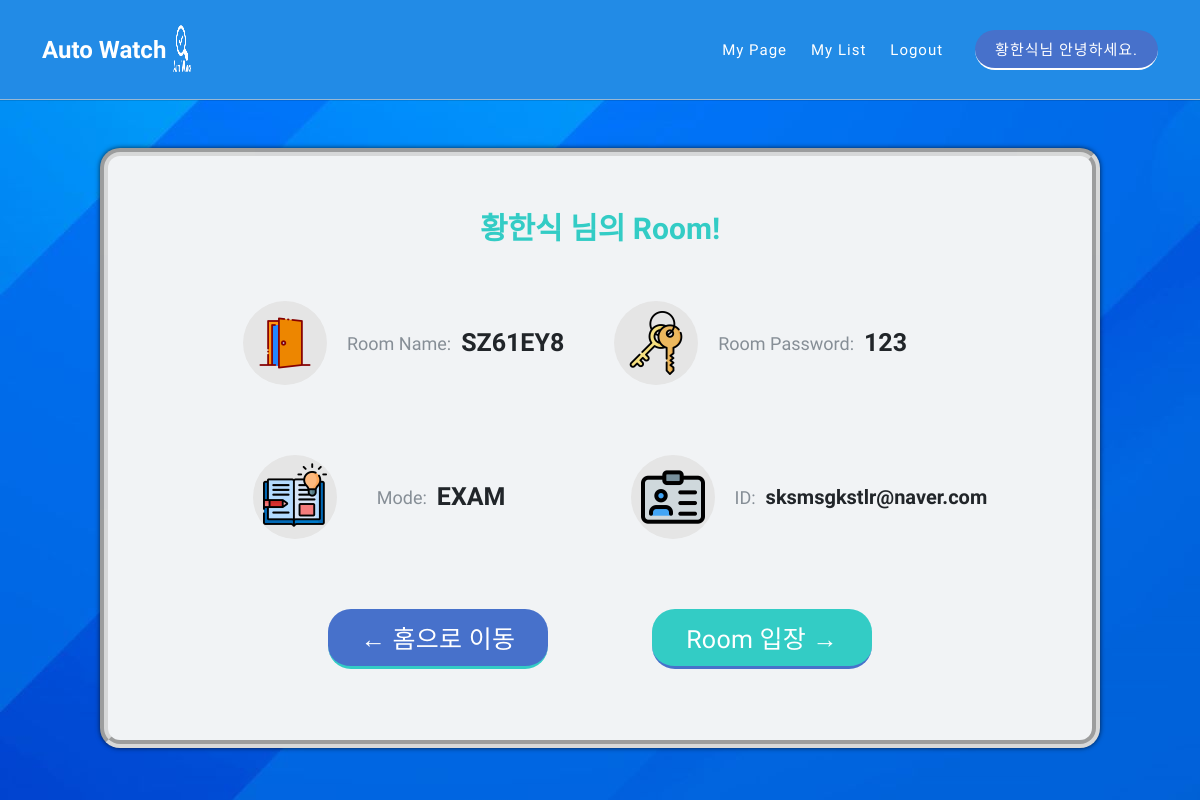
The page /main/makeroom/success (signed in) on the database its author committed.
### home/models.py (models this page shows, shortened)
class User(models.Model):
    email = models.EmailField(max_length=128, verbose_name="아이디")
    username = models.CharField(max_length=64, verbose_name="사용자명")
    password = models.CharField(max_length=64, verbose_name="비밀번호")
    registerd_date = models.DateTimeField(
        auto_now_add=True, verbose_name='가입시간')
    image = models.ImageField(
        default="face-recognition.png", verbose_name='이미지', storage=OverwriteStorage())
    check = models.BooleanField(default=False)        # 앱 인증 완료시 true
    class Meta:
        db_table = 'hasik_user'
        verbose_name = '사용자 명단'
        verbose_name_plural = '사용자 명단'  # 복수명 설정

### main/models.py (models this page shows, shortened)
class Room(models.Model):
    room_name = models.CharField(max_length=128, verbose_name="방 이름")
    room_password = models.CharField(max_length=64, verbose_name="방 비밀번호")
    file = models.FileField(upload_to="room", verbose_name="파일", default="NULL")
    mode = models.CharField(max_length=64, verbose_name="모드", default="NULL")
    maker = models.EmailField(max_length=64, verbose_name="생성자", default="NULL")
    make_date = models.DateTimeField(auto_now_add=True, verbose_name='생성 날짜')
    member_list = models.CharField(max_length=64, verbose_name='회원명단리스트',default=None)
    class Meta:
        db_table = 'room'
        verbose_name = 'Room 명단'
        verbose_name_plural = 'Room 명단'

### main/views.py (the view, shortened to what this page needs)
# urls.py: path('makeroom/success', views.make_success),
def make_success(request):
    res_data = {}
    fs = FileSystemStorage()
    room_session = request.session.get('room_name')   # 아까 POST 할때 session에 저장한 값 불러옴
    user_session = request.session.get('user')
    if room_session and user_session:
        user = User.objects.get(pk=user_session)    # 로그인 체크
        res_data['username'] = user.username        # mypage 정보
        res_data['email'] = user.email
        res_data['register'] = user.registerd_date
        room = Room.objects.get(room_name=room_session)
        res_data['room_name'] = room.room_name
        res_data['room_password'] = room.room_password
        res_data['mode'] = room.mode
        res_data['maker'] = room.maker
        res_data['userimg'] = fs.url(user.image)
        if res_data['userimg'] == "/media/":               # 이미지 체크
            res_data['img_check'] = 0
        else:
            res_data['img_check'] = 1
        if request.method == 'GET':
            return render(request, 'make_success.html', res_data)
    else:
        return redirect('/login')

### main/templates/make_success.html (shortened to what this page needs)
{%extends 'base.html'%}
{% block content%}
    <div class="success">
        <span id="success-main-text" class="animate__animated animate__heartBeat animate__delay-1s">{{username}} 님의
            Room!</span>
        <div class="rn">
            <div class="img-background">
                <img src="/static/assets/images/door_name.png" alt="">
            </div>
            <span class="sub-text1">Room Name: </span><span class="main-text1">{{room_name}}</span>
            <div class="img-background">
                <img src="/static/assets/images/keys.png" alt="">
            </div>
            <span class="sub-text2">Room Password: </span><span class="main-text2">{{room_password}}</span>
        </div>
        <div class="rm">
            <div class="img-background">
                <img src="/static/assets/images/open-book.png" alt="" id="mode-img">
            </div>
            <span class="sub-text3">Mode: </span><span class="main-text3">{{mode}}</span>
            <div class="img-background">
                <img src="/static/assets/images/name.png" alt="">
            </div>
            <span class="sub-text4">ID: </span><span class="main-text4">{{maker}}</span>
        </div>
        <div class="success-btn">
            <form method="POST">
                <input type="button" id="move-home-btn" value="← 홈으로 이동" onclick="location.href='/main'">
                <button>Room 입장 →</button>
            </form>
        </div>
    </div>
{% endblock%}

### main/templates/base.html (shortened to what this page needs)
<!DOCTYPE html>
<html lang="ko" id="html">
<head>
    <link href="/static/vendor/bootstrap/css/bootstrap.min.css" rel="stylesheet">
    <link rel="stylesheet" href="/static/assets/css/fontawesome.css">
    <link rel="stylesheet" href="/static/assets/css/templatemo-seo-dream.css?after">
    <link rel="stylesheet" href="/static/assets/css/main.css">
    <link rel="stylesheet" href="/static/assets/css/makeroom.css">
    <link rel="stylesheet" href="/static/assets/css/enterroom.css?after">
    <link rel="stylesheet" href="/static/assets/css/list.css">
    <link rel="stylesheet" href="/static/assets/css/animated.css">
    <link rel="stylesheet" href="https://cdnjs.cloudflare.com/ajax/libs/animate.css/4.1.1/animate.min.css"/>
    <link rel="stylesheet" href="/static/assets/css/owl.css">
</head>
<body>
  <div class="king" id="king">
    <div class="animate__animated animate__fadeInDown animate__delay-0.8s">
      <header class="header-area">
        <div class="container">
          <div class="row">
            <div class="col-12">
                <nav class="main-nav">
                  <a href="/main" class="logo">
                    <h4>Auto Watch <img src="/static/assets/images/자동감시로고_-removebg-preview.png" alt="" class="auto_logo"></h4>
                  </a>
                  <ul class="nav">
                    <li class="scroll-to-section"><a id="nav_mypage" name="nav_mypage">My page</a></li>
                    <li class="scroll-to-section"><a href="/main/list">My List</a></li>
                    <li class="scroll-to-section"><a href="/logout">Logout</a></li>
                    <li class="scroll-to-section"><div class="main-blue-button"><a id="nav_mypage2" name="nav_mypage2">{{username}}님 안녕하세요.</a></div></li>
                  </ul>
                </nav>
            </div>
          </div>
        </div>
      </header>
    </div>
    <div class="main">
      <div class="inner">
        {%block content%}
        {% endblock %}
      </div>
    </div>
  </div>
</body>
</html>

### static/assets/css/templatemo-seo-dream.css (style rules this page uses)
* { margin: 0; padding: 0; border: 0; outline: 0; }
ul, li { padding: 0; margin: 0; list-style: none; }
header, nav, section, article, aside, footer, hgroup { display: block; }
* { box-sizing: border-box; }
html, body { font-family: 'fontawesome-webfont', sans-serif; font-weight: 400; background-color: #fff; -ms-text-size-adjust: 100%; -webkit-font-smoothing: antialiased; -moz-osx-font-smoothing: grayscale; }
a { text-decoration: none; }
img { width: 100%; overflow: hidden; }
html, body { background: #fff; font-family: 'Open Sans', sans-serif; }
.main-blue-button a { display: inline-block; background-color: #4771cb; font-size: 15px; font-weight: 400; color: #fff; text-transform: capitalize; padding: 12px 25px; border-radius: 23px; letter-spacing: 0.25px; border-bottom: 2px solid #fff!important; transition: all .3s; }
.header-area { background-color: #228be6; border-bottom: 1px solid rgba(204,204,204, 0.7); box-shadow: 0 0 1px rgba(0,0,0, 0.7); position: absolute; top: 0px; left: 0px; right: 0px; z-index: 100; height: 100px; -webkit-transition: all .5s ease 0s; -moz-transition: all .5s ease 0s; -o-transition: all .5s ease 0s; transition: all .5s ease 0s; }
.header-area .main-nav { min-height: 80px; background: transparent; }
.header-area .main-nav .logo { float: left; -webkit-transition: all 0.3s ease 0s; -moz-transition: all 0.3s ease 0s; -o-transition: all 0.3s ease 0s; transition: all 0.3s ease 0s; }
.header-area .main-nav .logo h4 { font-size: 30px; font-weight: 800; text-transform: capitalize; color: #fff; line-height: 100px; float: left; width: 300px; -webkit-transition: all 0.3s ease 0s; -moz-transition: all 0.3s ease 0s; -o-transition: all 0.3s ease 0s; transition: all 0.3s ease 0s; }
.header-area .main-nav .logo h4 img { margin-top: 10px; width: 80px; height: 80px; }
.header-area .main-nav .nav { float: right; margin-top: 30px; margin-right: 0px; background-color: transparent; -webkit-transition: all 0.3s ease 0s; -moz-transition: all 0.3s ease 0s; -o-transition: all 0.3s ease 0s; transition: all 0.3s ease 0s; position: relative; z-index: 999; }
.header-area .main-nav .nav li { padding-left: 20px; padding-right: 20px; }
.header-area .main-nav .nav li:last-child { padding-right: 0px; padding-left: 40px; }
.header-area .main-nav .nav li:last-child a , .background-header .main-nav .nav li:last-child a { padding: 0px 20px; font-weight: 400; }
.header-area .main-nav .nav li a { display: block; font-weight: 500; font-size: 15px; color: #fff; text-transform: capitalize; -webkit-transition: all 0.3s ease 0s; -moz-transition: all 0.3s ease 0s; -o-transition: all 0.3s ease 0s; transition: all 0.3s ease 0s; height: 40px; line-height: 40px; border: transparent; letter-spacing: 1px; }
.header-area .nav { margin-top: 30px; }
@media (max-width: 1200px) { .header-area .main-nav .nav li { padding-left: 12px; padding-right: 12px; } }
@media (max-width: 1200px) { .header-area .main-nav:before { display: none; } }
@media (min-width: 767px) { .header-area .main-nav .nav { display: flex !important; } }
.auto_logo { width: 100px; height: 50px; }
@media (max-width: 1200px) { .header-area .main-nav .logo h4 { font-size: 24px; } }
@media (max-width: 1200px) { .header-area .main-nav .logo h4 img { max-width: 25px; margin-left: 0px; } }
@media (max-width: 1200px) { .header-area .main-nav .nav li:last-child { padding-left: 20px; } }

### static/assets/css/main.css (style rules this page uses)
html,body { width: 100%; height: 100%; overflow: hidden; background-color: rgba(0,0,0, 0.7); }
.king { width: 100%; height: 100%; }
.header-area .main-nav img { margin-top: 20px; }
.main { background-image: url(../images/main-back.jpg); background-repeat: no-repeat; width: 100%; height: 100%; display: flex; justify-content: center; align-items: center; }
.inner { margin-top: 6rem; width: 1000px; height: 600px; background-color: #f1f3f5; border-radius: 20px; border: 8px rgba(204,204,204, 0.7); border-style: groove; box-shadow: 0 0 5px rgba(0,0,0, 0.7); }

### rows shown on the page
User: username "황한식"
Room: room_name "SZ61EY8", room_password "123", mode "EXAM", maker "sksmsgkstlr@naver.com"
